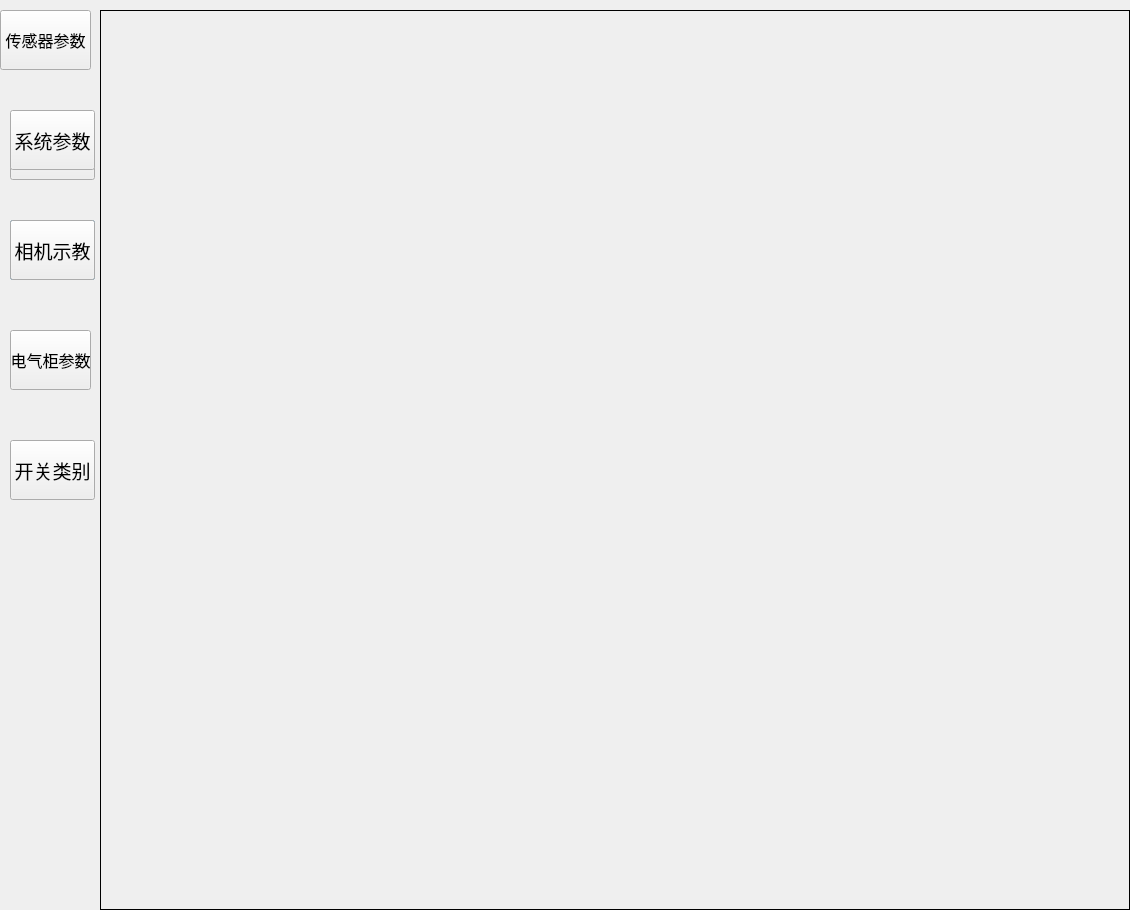
<?xml version="1.0" encoding="UTF-8"?>
<ui version="4.0">
 <class>Dialoggl</class>
 <widget class="QDialog" name="Dialoggl">
  <property name="geometry">
   <rect>
    <x>0</x>
    <y>0</y>
    <width>1130</width>
    <height>910</height>
   </rect>
  </property>
  <property name="windowTitle">
   <string>Dialog</string>
  </property>
  <widget class="QPushButton" name="pushButton">
   <property name="geometry">
    <rect>
     <x>10</x>
     <y>220</y>
     <width>85</width>
     <height>60</height>
    </rect>
   </property>
   <property name="font">
    <font>
     <pointsize>14</pointsize>
    </font>
   </property>
   <property name="text">
    <string>用户参数</string>
   </property>
  </widget>
  <widget class="QPushButton" name="pushButton_2">
   <property name="geometry">
    <rect>
     <x>10</x>
     <y>220</y>
     <width>85</width>
     <height>60</height>
    </rect>
   </property>
   <property name="font">
    <font>
     <pointsize>14</pointsize>
    </font>
   </property>
   <property name="text">
    <string>相机示教</string>
   </property>
  </widget>
  <widget class="QStackedWidget" name="stackedWidget">
   <property name="geometry">
    <rect>
     <x>100</x>
     <y>10</y>
     <width>1030</width>
     <height>900</height>
    </rect>
   </property>
   <property name="frameShape">
    <enum>QFrame::Box</enum>
   </property>
   <widget class="QWidget" name="page"/>
   <widget class="QWidget" name="page_2"/>
  </widget>
  <widget class="QPushButton" name="pushButton_4">
   <property name="geometry">
    <rect>
     <x>10</x>
     <y>110</y>
     <width>85</width>
     <height>60</height>
    </rect>
   </property>
   <property name="font">
    <font>
     <pointsize>14</pointsize>
    </font>
   </property>
   <property name="text">
    <string>系统参数</string>
   </property>
  </widget>
  <widget class="QPushButton" name="pushButton_3">
   <property name="geometry">
    <rect>
     <x>10</x>
     <y>440</y>
     <width>85</width>
     <height>60</height>
    </rect>
   </property>
   <property name="font">
    <font>
     <pointsize>14</pointsize>
    </font>
   </property>
   <property name="text">
    <string>开关类别</string>
   </property>
  </widget>
  <widget class="QPushButton" name="pushButton_5">
   <property name="geometry">
    <rect>
     <x>10</x>
     <y>120</y>
     <width>85</width>
     <height>60</height>
    </rect>
   </property>
   <property name="font">
    <font>
     <pointsize>14</pointsize>
    </font>
   </property>
   <property name="text">
    <string>配方参数</string>
   </property>
  </widget>
  <widget class="QPushButton" name="pushButton_6">
   <property name="geometry">
    <rect>
     <x>10</x>
     <y>330</y>
     <width>81</width>
     <height>60</height>
    </rect>
   </property>
   <property name="font">
    <font>
     <pointsize>12</pointsize>
    </font>
   </property>
   <property name="text">
    <string>电气柜参数</string>
   </property>
  </widget>
  <widget class="QPushButton" name="pushButton_7">
   <property name="geometry">
    <rect>
     <x>0</x>
     <y>10</y>
     <width>91</width>
     <height>60</height>
    </rect>
   </property>
   <property name="font">
    <font>
     <pointsize>12</pointsize>
    </font>
   </property>
   <property name="text">
    <string>传感器参数</string>
   </property>
  </widget>
  <zorder>pushButton_5</zorder>
  <zorder>pushButton</zorder>
  <zorder>pushButton_2</zorder>
  <zorder>stackedWidget</zorder>
  <zorder>pushButton_4</zorder>
  <zorder>pushButton_3</zorder>
  <zorder>pushButton_6</zorder>
  <zorder>pushButton_7</zorder>
 </widget>
 <resources/>
 <connections/>
</ui>
